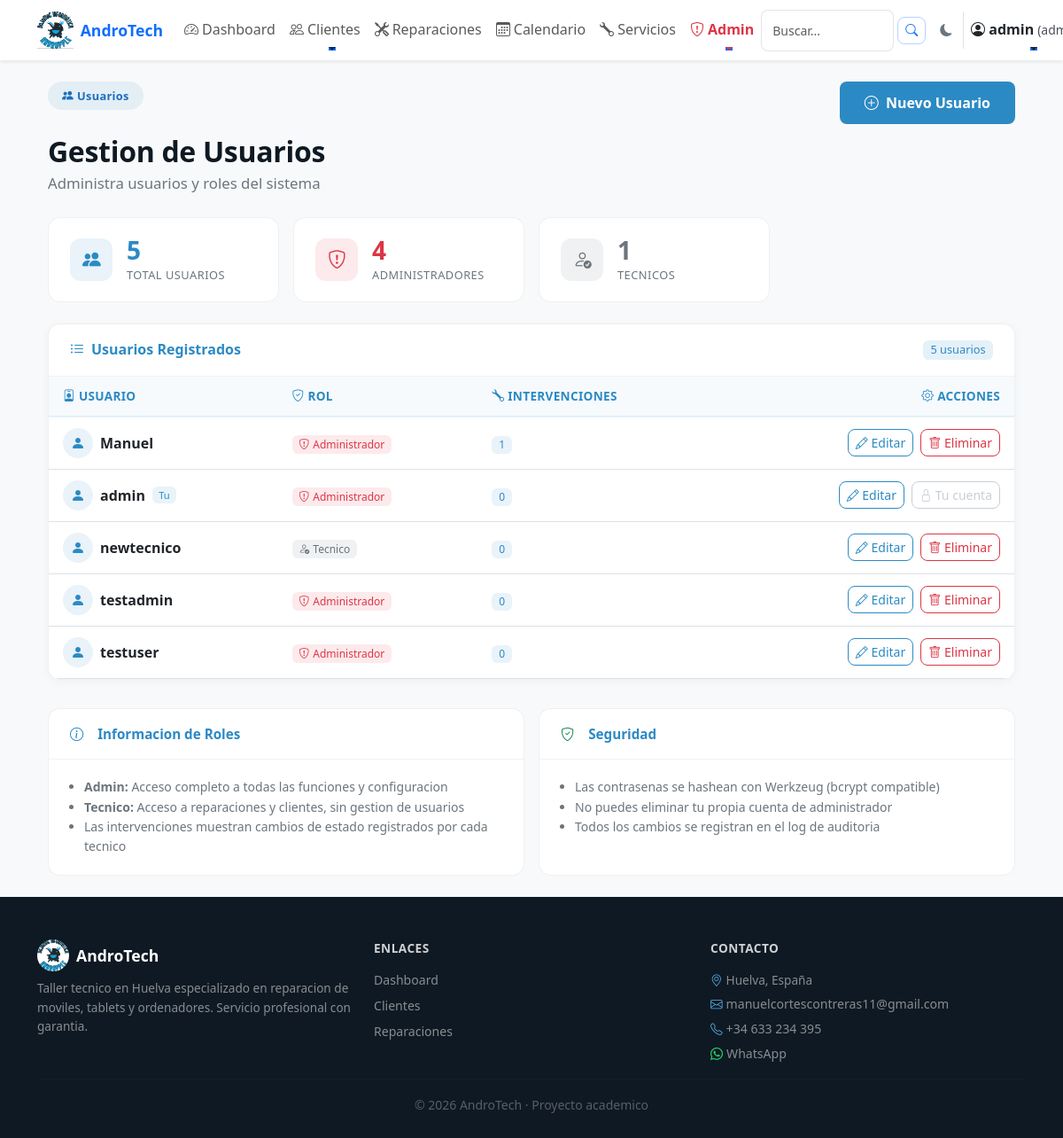
Screenshot of /admin/usuarios (signed in) with the database file from the repository.
### tables this page shows
CREATE TABLE usuarios (
    id INTEGER PRIMARY KEY AUTOINCREMENT,
    usuario TEXT NOT NULL UNIQUE,
    contraseña TEXT NOT NULL,
    rol TEXT DEFAULT 'tecnico'
);

### app.py (the view)
@app.route("/admin/usuarios")
@login_required
@permiso_requerido('usuarios_ver')
def admin_usuarios():
    conn = get_db()
    usuarios = conn.execute("""
        SELECT id, usuario, rol,
               (SELECT COUNT(*) FROM reparaciones_historial
                WHERE usuario = usuarios.usuario) AS intervenciones
        FROM usuarios
        ORDER BY usuario ASC
    """).fetchall()
    conn.close()
    try:
        logger.info(json.dumps({
            "event": "admin_usuarios_viewed",
            "admin": session.get('usuario'),
            "total_usuarios": len(usuarios)
        }, ensure_ascii=False))
    except Exception:
        logger.info(f"admin_usuarios_viewed by {session.get('usuario')}")
    return render_template("admin_usuarios.html", usuarios=usuarios)

### app.py (called while the page is built)
@app.before_request
def make_session_permanent():
    session.permanent = True

@app.after_request
def add_security_headers(response):
    response.headers['X-Frame-Options'] = 'SAMEORIGIN'
    response.headers['X-Content-Type-Options'] = 'nosniff'
    response.headers['Referrer-Policy'] = 'strict-origin-when-cross-origin'
    return response

@app.before_request
def ensure_csrf_token():
    if 'csrf_token' not in session:
        session['csrf_token'] = secrets.token_urlsafe(16)

@app.context_processor
def inject_csrf_token():
    return dict(csrf_token=session.get('csrf_token'))

@app.context_processor
def inject_permisos():
    return dict(tiene_permiso=tiene_permiso)

    def format(self, record):
        log_record = {
            "timestamp": self.formatTime(record, self.datefmt),
            "level": record.levelname,
            "logger": record.name,
            "message": record.getMessage(),
        }
        if record.exc_info:
            log_record["exception"] = self.formatException(record.exc_info)
        return json.dumps(log_record, ensure_ascii=False)

### auth.py (called while the page is built)
def tiene_permiso(permiso):
    rol = session.get('rol', '')
    if rol == 'admin':
        return True
    permisos = session.get('permisos', [])
    return permiso in permisos

def login_required(f):
    @wraps(f)
    def decorated_function(*args, **kwargs):
        if 'usuario' not in session:
            flash('Debes iniciar sesion para acceder a esta pagina.', 'danger')
            return redirect(url_for('login'))
        return f(*args, **kwargs)
    return decorated_function

def permiso_requerido(permiso):
    def decorator(f):
        @wraps(f)
        @login_required
        def decorated_function(*args, **kwargs):
            if not tiene_permiso(permiso):
                flash('No tienes permisos para realizar esta accion.', 'danger')
                return redirect(url_for('dashboard'))
            return f(*args, **kwargs)
        return decorated_function
    return decorator

### db.py (called while the page is built)
def get_db():
    conn = sqlite3.connect("database/andro_tech.db")
    conn.row_factory = sqlite3.Row
    return conn

### utils/security.py (called while the page is built)
def ensure_csrf_token():
    if 'csrf_token' not in session:
        session['csrf_token'] = secrets.token_urlsafe(16)

def inject_csrf_token():
    return dict(csrf_token=session.get('csrf_token'))

### templates/admin_usuarios.html (shortened to what this page needs)
{% extends "base.html" %}
{% block content %}
<div class="container-fluid py-4">
    <div class="d-flex flex-wrap justify-content-between align-items-start mb-4">
        <div>
            <span class="at-pill"><i class="bi bi-people-fill me-1"></i>Usuarios</span>
            <h1 class="at-section-title mt-2 mb-1">Gestion de Usuarios</h1>
            <p class="at-section-sub">Administra usuarios y roles del sistema</p>
        </div>
        <a href="{{ url_for('nuevo_usuario') }}" class="at-btn-primary btn mt-2 mt-md-0">
            <i class="bi bi-plus-circle me-1"></i> Nuevo Usuario
        </a>
    </div>
    <div class="row g-3 mb-4">
        <div class="col-sm-6 col-lg-3">
            <div class="at-dash-kpi">
                <div class="at-dash-kpi-icon" style="background: rgba(43,138,196,.1);">
                    <i class="bi bi-people-fill" style="color: #2B8AC4; font-size: 1.3rem;"></i>
                </div>
                <div>
                    <div class="at-dash-kpi-value" style="color: #2B8AC4;">{{ usuarios|length }}</div>
                    <div class="at-dash-kpi-label">Total Usuarios</div>
                </div>
            </div>
        </div>
        <div class="col-sm-6 col-lg-3">
            <div class="at-dash-kpi">
                <div class="at-dash-kpi-icon" style="background: rgba(220,53,69,.1);">
                    <i class="bi bi-shield-exclamation" style="color: #dc3545; font-size: 1.3rem;"></i>
                </div>
                <div>
                    <div class="at-dash-kpi-value" style="color: #dc3545;">{{ usuarios|selectattr('rol','equalto','admin')|list|length }}</div>
                    <div class="at-dash-kpi-label">Administradores</div>
                </div>
            </div>
        </div>
        <div class="col-sm-6 col-lg-3">
            <div class="at-dash-kpi">
                <div class="at-dash-kpi-icon" style="background: rgba(108,117,125,.1);">
                    <i class="bi bi-person-check" style="color: #6c757d; font-size: 1.3rem;"></i>
                </div>
                <div>
                    <div class="at-dash-kpi-value" style="color: #6c757d;">{{ usuarios|selectattr('rol','equalto','tecnico')|list|length }}</div>
                    <div class="at-dash-kpi-label">Tecnicos</div>
                </div>
            </div>
        </div>
    </div>
    <div class="at-admin-card">
        <div class="at-admin-card-header d-flex justify-content-between align-items-center">
            <span><i class="bi bi-list-ul me-2"></i>Usuarios Registrados</span>
            <span class="badge" style="background: rgba(43,138,196,.12); color: #2B8AC4; font-size: .8rem;">
                {{ usuarios|length }} usuario{{ 's' if usuarios|length != 1 else '' }}
            </span>
        </div>
        {% if usuarios %}
        <div class="table-responsive">
            <table class="at-admin-table table mb-0">
                <thead>
                    <tr>
                        <th><i class="bi bi-person-badge me-1"></i>Usuario</th>
                        <th><i class="bi bi-shield-check me-1"></i>Rol</th>
                        <th><i class="bi bi-wrench me-1"></i>Intervenciones</th>
                        <th class="text-end"><i class="bi bi-gear me-1"></i>Acciones</th>
                    </tr>
                </thead>
                <tbody>
                    {% for usuario in usuarios %}
                    <tr>
                        <td>
                            <div class="d-flex align-items-center gap-2">
                                <div style="width:34px;height:34px;border-radius:50%;background:rgba(43,138,196,.1);display:flex;align-items:center;justify-content:center;">
                                    <i class="bi bi-person-fill" style="color:#2B8AC4;font-size:1rem;"></i>
                                </div>
                                <strong>{{ usuario.usuario }}</strong>
                                {% if session.get('usuario') == usuario.usuario %}
                                <span class="badge" style="background:rgba(43,138,196,.1);color:#2B8AC4;font-size:.7rem;">Tu</span>
                                {% endif %}
                            </div>
                        </td>
                        <td>
                            {% if usuario.rol == 'admin' %}
                            <span class="badge" style="background:rgba(220,53,69,.1);color:#dc3545;">
                                <i class="bi bi-shield-exclamation me-1"></i>Administrador
                            </span>
                            {% else %}
                            <span class="badge" style="background:rgba(108,117,125,.1);color:#6c757d;">
                                <i class="bi bi-person-check me-1"></i>Tecnico
                            </span>
                            {% endif %}
                        </td>
                        <td>
                            <span class="badge" style="background:rgba(43,138,196,.1);color:#2B8AC4;">
                                {{ usuario.intervenciones or 0 }}
                            </span>
                        </td>
                        <td class="text-end">
                            <a href="{{ url_for('editar_usuario', id=usuario.id) }}"
                               class="btn btn-sm"
                               style="border:1px solid #2B8AC4;color:#2B8AC4;"
                               title="Editar usuario">
                                <i class="bi bi-pencil"></i> Editar
                            </a>
                            {% if session.get('usuario') != usuario.usuario %}
                            <a href="{{ url_for('borrar_usuario', id=usuario.id) }}"
                               class="btn btn-sm ms-1"
                               style="border:1px solid #dc3545;color:#dc3545;"
                               onclick="return confirm('¿Estas seguro de que quieres eliminar este usuario?');"
                               title="Eliminar usuario">
                                <i class="bi bi-trash"></i> Eliminar
                            </a>
                            {% else %}
                            <button class="btn btn-sm ms-1" disabled
                                    style="border:1px solid #adb5bd;color:#adb5bd;"
                                    title="No puedes eliminarte a ti mismo">
                                <i class="bi bi-lock"></i> Tu cuenta
                            </button>
                            {% endif %}
                        </td>
                    </tr>
                    {% endfor %}
                </tbody>
            </table>
        </div>
        {% endif %}
    </div>
    <div class="row g-3 mt-3">
        <div class="col-lg-6">
            <div class="at-dash-card">
                <div class="at-dash-card-header">
                    <i class="bi bi-info-circle me-2" style="color:#2B8AC4;"></i>Informacion de Roles
                </div>
                <div class="at-dash-card-body">
                    <ul class="mb-0 ps-3 small" style="color:#6c757d;">
                        <li><strong>Admin:</strong> Acceso completo a todas las funciones y configuracion</li>
                        <li><strong>Tecnico:</strong> Acceso a reparaciones y clientes, sin gestion de usuarios</li>
                        <li>Las intervenciones muestran cambios de estado registrados por cada tecnico</li>
                    </ul>
                </div>
            </div>
        </div>
        <div class="col-lg-6">
            <div class="at-dash-card">
                <div class="at-dash-card-header">
                    <i class="bi bi-shield-check me-2" style="color:#198754;"></i>Seguridad
                </div>
                <div class="at-dash-card-body">
                    <ul class="mb-0 ps-3 small" style="color:#6c757d;">
                        <li>Las contrasenas se hashean con Werkzeug (bcrypt compatible)</li>
                        <li>No puedes eliminar tu propia cuenta de administrador</li>
                        <li>Todos los cambios se registran en el log de auditoria</li>
                    </ul>
                </div>
            </div>
        </div>
    </div>
</div>
{% endblock %}

### rows the page displays
usuarios: usuario "Manuel", rol "admin" (drawn), intervenciones "1"
usuarios: usuario "admin", shows "Tu", rol "admin" (drawn), intervenciones "0", shows "Tu cuenta"
usuarios: usuario "newtecnico", rol "tecnico" (drawn), intervenciones "0"
usuarios: usuario "testadmin", rol "admin" (drawn), intervenciones "0"
usuarios: usuario "testuser", rol "admin" (drawn), intervenciones "0"

### other values shown
{{ session.usuario }} "admin"
{{ usuarios|length }} "5"
{{ usuarios|selectattr('rol','equalto','admin')|list|length }} "4"
{{ usuarios|selectattr('rol','equalto','tecnico')|list|length }} "1"
{{ 's' if usuarios|length != 1 else '' }} "s"
